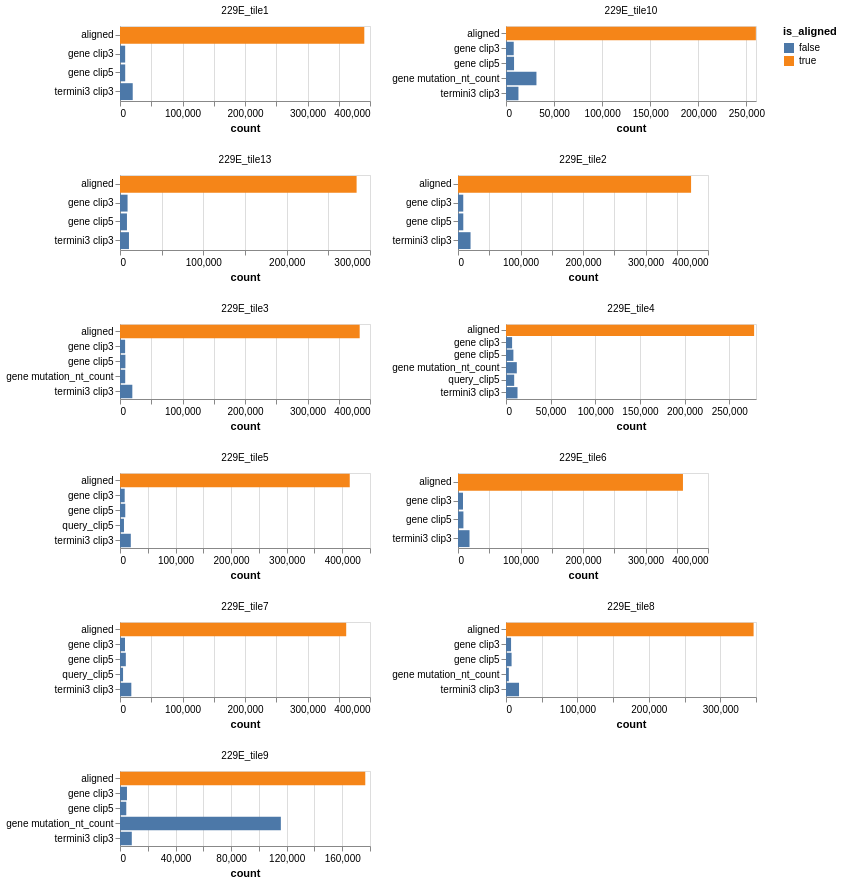

The notebook cell this image was saved under:
### Markdown cell above
## Why were some CCSs filtered?
Plot the number of CCSs filtered for each reason:

### Code cell
# CSVs holding filtered reads
filtered_csvs = pd.concat(
    [
        (
            pd.read_csv(os.path.join(row.subdir, "filtered.csv")).assign(
                pacbioRun=row.pacbioRun, library=row.library
            )
        )
        for row in pacbio_runs.itertuples()
    ],
    ignore_index=True,
)

# details for all filtered reads
filtered = pd.concat(
    [
        pd.read_csv(path_prefix + row.csv_file).assign(
            target=row.target, pacbioRun=row.pacbioRun, library=row.library
        )
        for row in filtered_csvs.itertuples()
    ],
    ignore_index=True,
)

# count reasons for filtering, then add number of non-filtered
filtered_reasons = pd.concat(
    [
        filtered.groupby(["pacbioRun", "filter_reason"], as_index=False).aggregate(
            count=pd.NamedAgg("query_name", "count")
        ),
        readstats.query('category.str.startswith("aligned")', engine="python")
        .groupby("pacbioRun", as_index=False)
        .aggregate({"count": "sum"})
        .assign(filter_reason="aligned"),
    ]
).assign(
    total_counts=lambda x: x.groupby("pacbioRun")["count"].transform("sum"),
    frac_counts=lambda x: x["count"] / x["total_counts"],
)

# make chart
filtered_chart = (
    alt.Chart(filtered_reasons)
    .encode(
        x="count:Q",
        y=alt.Y(
            "filter_reason:N",
            axis=alt.Axis(title=None),
        ),
        color="is_aligned:N",
        tooltip=filtered_reasons.columns.tolist(),
        facet=alt.Facet("pacbioRun:N", columns=2, title=None),
    )
    .mark_bar()
    .properties(width=250, height=75)
    .resolve_scale(x="independent", y="independent")
    .transform_filter(alt.datum.frac_counts > 0.01)
    .transform_calculate(is_aligned=alt.datum.filter_reason == "aligned")
)

# Save the filtering plot
filtered_chart.save(path_prefix + "results/filtered_chart.html")
filtered_chart

### Figure 1 — Vega-Lite specification as saved in the notebook (floating-point values rounded to 4 significant figures)
{"config": {"view": {"continuousWidth": 300, "continuousHeight": 300}}, "data": {"name": "data-a5df63f52bbc0a545fa6c3f2e07729c7"}, "mark": {"type": "bar"}, "encoding": {"color": {"field": "is_aligned", "type": "nominal"}, "facet": {"columns": 2, "field": "pacbioRun", "title": null, "type": "nominal"}, "tooltip": [{"field": "pacbioRun", "type": "nominal"}, {"field": "filter_reason", "type": "nominal"}, {"field": "count", "type": "quantitative"}, {"field": "total_counts", "type": "quantitative"}, {"field": "frac_counts", "type": "quantitative"}], "x": {"field": "count", "type": "quantitative"}, "y": {"axis": {"title": null}, "field": "filter_reason", "type": "nominal"}}, "height": 75, "resolve": {"scale": {"x": "independent", "y": "independent"}}, "transform": [{"filter": "(datum.frac_counts > 0.01)"}, {"calculate": "(datum.filter_reason === 'aligned')", "as": "is_aligned"}], "width": 250, "$schema": "https://vega.github.io/schema/vega-lite/v5.15.1.json", "datasets": {"data-a5df63f52bbc0a545fa6c3f2e07729c7": [{"pacbioRun": "229E_tile1", "filter_reason": "gene clip3", "count": 8266, "total_counts": 438927, "frac_counts": 0.01883}, {"pacbioRun": "229E_tile1", "filter_reason": "gene clip5", "count": 8337, "total_counts": 438927, "frac_counts": 0.01899}, {"pacbioRun": "229E_tile1", "filter_reason": "gene mutation_nt_count", "count": 1367, "total_counts": 438927, "frac_counts": 0.003114}, {"pacbioRun": "229E_tile1", "filter_reason": "query_clip3", "count": 2597, "total_counts": 438927, "frac_counts": 0.005917}, {"pacbioRun": "229E_tile1", "filter_reason": "query_clip5", "count": 4375, "total_counts": 438927, "frac_counts": 0.009967}, {"pacbioRun": "229E_tile1", "filter_reason": "termini3 clip3", "count": 20356, "total_counts": 438927, "frac_counts": 0.04638}, {"pacbioRun": "229E_tile1", "filter_reason": "termini3 mutation_nt_count", "count": 2729, "total_counts": 438927, "frac_counts": 0.006217}, {"pacbioRun": "229E_tile1", "filter_reason": "termini5 mutation_nt_count", "count": 10, "total_counts": 438927, "frac_counts": 2.278e-05}, {"pacbioRun": "229E_tile10", "filter_reason": "gene clip3", "count": 8039, "total_counts": 325986, "frac_counts": 0.02466}, {"pacbioRun": "229E_tile10", "filter_reason": "gene clip5", "count": 8368, "total_counts": 325986, "frac_counts": 0.02567}, {"pacbioRun": "229E_tile10", "filter_reason": "gene mutation_nt_count", "count": 31671, "total_counts": 325986, "frac_counts": 0.09715}, {"pacbioRun": "229E_tile10", "filter_reason": "query_clip3", "count": 1546, "total_counts": 325986, "frac_counts": 0.004743}, {"pacbioRun": "229E_tile10", "filter_reason": "query_clip5", "count": 1878, "total_counts": 325986, "frac_counts": 0.005761}, {"pacbioRun": "229E_tile10", "filter_reason": "termini3 clip3", "count": 12947, "total_counts": 325986, "frac_counts": 0.03972}, {"pacbioRun": "229E_tile10", "filter_reason": "termini3 mutation_nt_count", "count": 1657, "total_counts": 325986, "frac_counts": 0.005083}, {"pacbioRun": "229E_tile10", "filter_reason": "termini5 mutation_nt_count", "count": 20, "total_counts": 325986, "frac_counts": 6.135e-05}, {"pacbioRun": "229E_tile13", "filter_reason": "gene clip3", "count": 9075, "total_counts": 318745, "frac_counts": 0.02847}, {"pacbioRun": "229E_tile13", "filter_reason": "gene clip5", "count": 8354, "total_counts": 318745, "frac_counts": 0.02621}, {"pacbioRun": "229E_tile13", "filter_reason": "gene mutation_nt_count", "count": 1631, "total_counts": 318745, "frac_counts": 0.005117}, {"pacbioRun": "229E_tile13", "filter_reason": "query_clip3", "count": 1656, "total_counts": 318745, "frac_counts": 0.005195}, {"pacbioRun": "229E_tile13", "filter_reason": "query_clip5", "count": 1602, "total_counts": 318745, "frac_counts": 0.005026}, {"pacbioRun": "229E_tile13", "filter_reason": "termini3 clip3", "count": 10763, "total_counts": 318745, "frac_counts": 0.03377}, {"pacbioRun": "229E_tile13", "filter_reason": "termini3 mutation_nt_count", "count": 1719, "total_counts": 318745, "frac_counts": 0.005393}, {"pacbioRun": "229E_tile13", "filter_reason": "termini5 mutation_nt_count", "count": 15, "total_counts": 318745, "frac_counts": 4.706e-05}, {"pacbioRun": "229E_tile2", "filter_reason": "gene clip3", "count": 8410, "total_counts": 421370, "frac_counts": 0.01996}, {"pacbioRun": "229E_tile2", "filter_reason": "gene clip5", "count": 8462, "total_counts": 421370, "frac_counts": 0.02008}, {"pacbioRun": "229E_tile2", "filter_reason": "gene mutation_nt_count", "count": 2500, "total_counts": 421370, "frac_counts": 0.005933}, {"pacbioRun": "229E_tile2", "filter_reason": "query_clip3", "count": 2784, "total_counts": 421370, "frac_counts": 0.006607}, {"pacbioRun": "229E_tile2", "filter_reason": "query_clip5", "count": 3721, "total_counts": 421370, "frac_counts": 0.008831}, {"pacbioRun": "229E_tile2", "filter_reason": "termini3 clip3", "count": 20088, "total_counts": 421370, "frac_counts": 0.04767}, {"pacbioRun": "229E_tile2", "filter_reason": "termini3 mutation_nt_count", "count": 2458, "total_counts": 421370, "frac_counts": 0.005833}, {"pacbioRun": "229E_tile2", "filter_reason": "termini5 mutation_nt_count", "count": 19, "total_counts": 421370, "frac_counts": 4.509e-05}, {"pacbioRun": "229E_tile3", "filter_reason": "gene clip3", "count": 8192, "total_counts": 436180, "frac_counts": 0.01878}, {"pacbioRun": "229E_tile3", "filter_reason": "gene clip5", "count": 8616, "total_counts": 436180, "frac_counts": 0.01975}, {"pacbioRun": "229E_tile3", "filter_reason": "gene mutation_nt_count", "count": 8341, "total_counts": 436180, "frac_counts": 0.01912}, {"pacbioRun": "229E_tile3", "filter_reason": "query_clip3", "count": 2145, "total_counts": 436180, "frac_counts": 0.004918}, {"pacbioRun": "229E_tile3", "filter_reason": "query_clip5", "count": 3021, "total_counts": 436180, "frac_counts": 0.006926}, {"pacbioRun": "229E_tile3", "filter_reason": "termini3 clip3", "count": 19722, "total_counts": 436180, "frac_counts": 0.04522}, {"pacbioRun": "229E_tile3", "filter_reason": "termini3 mutation_nt_count", "count": 2634, "total_counts": 436180, "frac_counts": 0.006039}, {"pacbioRun": "229E_tile3", "filter_reason": "termini5 mutation_nt_count", "count": 20, "total_counts": 436180, "frac_counts": 4.585e-05}, {"pacbioRun": "229E_tile4", "filter_reason": "gene clip3", "count": 6830, "total_counts": 330624, "frac_counts": 0.02066}, {"pacbioRun": "229E_tile4", "filter_reason": "gene clip5", "count": 8287, "total_counts": 330624, "frac_counts": 0.02506}, {"pacbioRun": "229E_tile4", "filter_reason": "gene mutation_nt_count", "count": 12104, "total_counts": 330624, "frac_counts": 0.03661}, {"pacbioRun": "229E_tile4", "filter_reason": "query_clip3", "count": 1537, "total_counts": 330624, "frac_counts": 0.004649}, {"pacbioRun": "229E_tile4", "filter_reason": "query_clip5", "count": 9166, "total_counts": 330624, "frac_counts": 0.02772}, {"pacbioRun": "229E_tile4", "filter_reason": "termini3 clip3", "count": 12898, "total_counts": 330624, "frac_counts": 0.03901}, {"pacbioRun": "229E_tile4", "filter_reason": "termini3 mutation_nt_count", "count": 1899, "total_counts": 330624, "frac_counts": 0.005744}, {"pacbioRun": "229E_tile4", "filter_reason": "termini5 mutation_nt_count", "count": 10, "total_counts": 330624, "frac_counts": 3.025e-05}, {"pacbioRun": "229E_tile5", "filter_reason": "gene clip3", "count": 8452, "total_counts": 465637, "frac_counts": 0.01815}, {"pacbioRun": "229E_tile5", "filter_reason": "gene clip5", "count": 9475, "total_counts": 465637, "frac_counts": 0.02035}, {"pacbioRun": "229E_tile5", "filter_reason": "gene mutation_nt_count", "count": 2352, "total_counts": 465637, "frac_counts": 0.005051}, {"pacbioRun": "229E_tile5", "filter_reason": "query_clip3", "count": 2400, "total_counts": 465637, "frac_counts": 0.005154}, {"pacbioRun": "229E_tile5", "filter_reason": "query_clip5", "count": 7144, "total_counts": 465637, "frac_counts": 0.01534}, {"pacbioRun": "229E_tile5", "filter_reason": "termini3 clip3", "count": 19448, "total_counts": 465637, "frac_counts": 0.04177}, {"pacbioRun": "229E_tile5", "filter_reason": "termini3 mutation_nt_count", "count": 2801, "total_counts": 465637, "frac_counts": 0.006015}, {"pacbioRun": "229E_tile5", "filter_reason": "termini5 mutation_nt_count", "count": 23, "total_counts": 465637, "frac_counts": 4.939e-05}, {"pacbioRun": "229E_tile6", "filter_reason": "gene clip3", "count": 7960, "total_counts": 404876, "frac_counts": 0.01966}, {"pacbioRun": "229E_tile6", "filter_reason": "gene clip5", "count": 8664, "total_counts": 404876, "frac_counts": 0.0214}, {"pacbioRun": "229E_tile6", "filter_reason": "gene mutation_nt_count", "count": 2226, "total_counts": 404876, "frac_counts": 0.005498}, {"pacbioRun": "229E_tile6", "filter_reason": "query_clip3", "count": 2292, "total_counts": 404876, "frac_counts": 0.005661}, {"pacbioRun": "229E_tile6", "filter_reason": "query_clip5", "count": 3013, "total_counts": 404876, "frac_counts": 0.007442}, {"pacbioRun": "229E_tile6", "filter_reason": "termini3 clip3", "count": 18421, "total_counts": 404876, "frac_counts": 0.0455}, {"pacbioRun": "229E_tile6", "filter_reason": "termini3 mutation_nt_count", "count": 2352, "total_counts": 404876, "frac_counts": 0.005809}, {"pacbioRun": "229E_tile6", "filter_reason": "termini5 mutation_nt_count", "count": 18, "total_counts": 404876, "frac_counts": 4.446e-05}, {"pacbioRun": "229E_tile7", "filter_reason": "gene clip3", "count": 7996, "total_counts": 408328, "frac_counts": 0.01958}, {"pacbioRun": "229E_tile7", "filter_reason": "gene clip5", "count": 9320, "total_counts": 408328, "frac_counts": 0.02282}, {"pacbioRun": "229E_tile7", "filter_reason": "gene mutation_nt_count", "count": 2069, "total_counts": 408328, "frac_counts": 0.005067}, {"pacbioRun": "229E_tile7", "filter_reason": "query_clip3", "count": 1692, "total_counts": 408328, "frac_counts": 0.004144}, {"pacbioRun": "229E_tile7", "filter_reason": "query_clip5", "count": 4890, "total_counts": 408328, "frac_counts": 0.01198}, {"pacbioRun": "229E_tile7", "filter_reason": "termini3 clip3", "count": 18117, "total_counts": 408328, "frac_counts": 0.04437}, {"pacbioRun": "229E_tile7", "filter_reason": "termini3 mutation_nt_count", "count": 2299, "total_counts": 408328, "frac_counts": 0.00563}, {"pacbioRun": "229E_tile7", "filter_reason": "termini5 mutation_nt_count", "count": 16, "total_counts": 408328, "frac_counts": 3.918e-05}, {"pacbioRun": "229E_tile8", "filter_reason": "gene clip3", "count": 7096, "total_counts": 389416, "frac_counts": 0.01822}, {"pacbioRun": "229E_tile8", "filter_reason": "gene clip5", "count": 7809, "total_counts": 389416, "frac_counts": 0.02005}, {"pacbioRun": "229E_tile8", "filter_reason": "gene mutation_nt_count", "count": 3968, "total_counts": 389416, "frac_counts": 0.01019}, {"pacbioRun": "229E_tile8", "filter_reason": "query_clip3", "count": 1400, "total_counts": 389416, "frac_counts": 0.003595}, {"pacbioRun": "229E_tile8", "filter_reason": "query_clip5", "count": 1955, "total_counts": 389416, "frac_counts": 0.00502}, {"pacbioRun": "229E_tile8", "filter_reason": "termini3 clip3", "count": 18249, "total_counts": 389416, "frac_counts": 0.04686}, {"pacbioRun": "229E_tile8", "filter_reason": "termini3 mutation_nt_count", "count": 2286, "total_counts": 389416, "frac_counts": 0.00587}, {"pacbioRun": "229E_tile8", "filter_reason": "termini5 mutation_nt_count", "count": 20, "total_counts": 389416, "frac_counts": 5.136e-05}, {"pacbioRun": "229E_tile9", "filter_reason": "gene clip3", "count": 5017, "total_counts": 315104, "frac_counts": 0.01592}, {"pacbioRun": "229E_tile9", "filter_reason": "gene clip5", "count": 4523, "total_counts": 315104, "frac_counts": 0.01435}, {"pacbioRun": "229E_tile9", "filter_reason": "gene mutation_nt_count", "count": 115814, "total_counts": 315104, "frac_counts": 0.3675}, {"pacbioRun": "229E_tile9", "filter_reason": "query_clip3", "count": 1796, "total_counts": 315104, "frac_counts": 0.0057}, {"pacbioRun": "229E_tile9", "filter_reason": "query_clip5", "count": 1680, "total_counts": 315104, "frac_counts": 0.005332}, {"pacbioRun": "229E_tile9", "filter_reason": "termini3 clip3", "count": 8490, "total_counts": 315104, "frac_counts": 0.02694}, {"pacbioRun": "229E_tile9", "filter_reason": "termini3 mutation_nt_count", "count": 1172, "total_counts": 315104, "frac_counts": 0.003719}, {"pacbioRun": "229E_tile9", "filter_reason": "termini5 mutation_nt_count", "count": 15, "total_counts": 315104, "frac_counts": 4.76e-05}, {"pacbioRun": "229E_tile1", "filter_reason": "aligned", "count": 390890, "total_counts": 438927, "frac_counts": 0.8906}, {"pacbioRun": "229E_tile10", "filter_reason": "aligned", "count": 259860, "total_counts": 325986, "frac_counts": 0.7972}, {"pacbioRun": "229E_tile13", "filter_reason": "aligned", "count": 283930, "total_counts": 318745, "frac_counts": 0.8908}, {"pacbioRun": "229E_tile2", "filter_reason": "aligned", "count": 372928, "total_counts": 421370, "frac_counts": 0.885}, {"pacbioRun": "229E_tile3", "filter_reason": "aligned", "count": 383489, "total_counts": 436180, "frac_counts": 0.8792}, {"pacbioRun": "229E_tile4", "filter_reason": "aligned", "count": 277893, "total_counts": 330624, "frac_counts": 0.8405}, {"pacbioRun": "229E_tile5", "filter_reason": "aligned", "count": 413542, "total_counts": 465637, "frac_counts": 0.8881}, {"pacbioRun": "229E_tile6", "filter_reason": "aligned", "count": 359930, "total_counts": 404876, "frac_counts": 0.889}, {"pacbioRun": "229E_tile7", "filter_reason": "aligned", "count": 361929, "total_counts": 408328, "frac_counts": 0.8864}, {"pacbioRun": "229E_tile8", "filter_reason": "aligned", "count": 346633, "total_counts": 389416, "frac_counts": 0.8901}, {"pacbioRun": "229E_tile9", "filter_reason": "aligned", "count": 176597, "total_counts": 315104, "frac_counts": 0.5604}]}}
